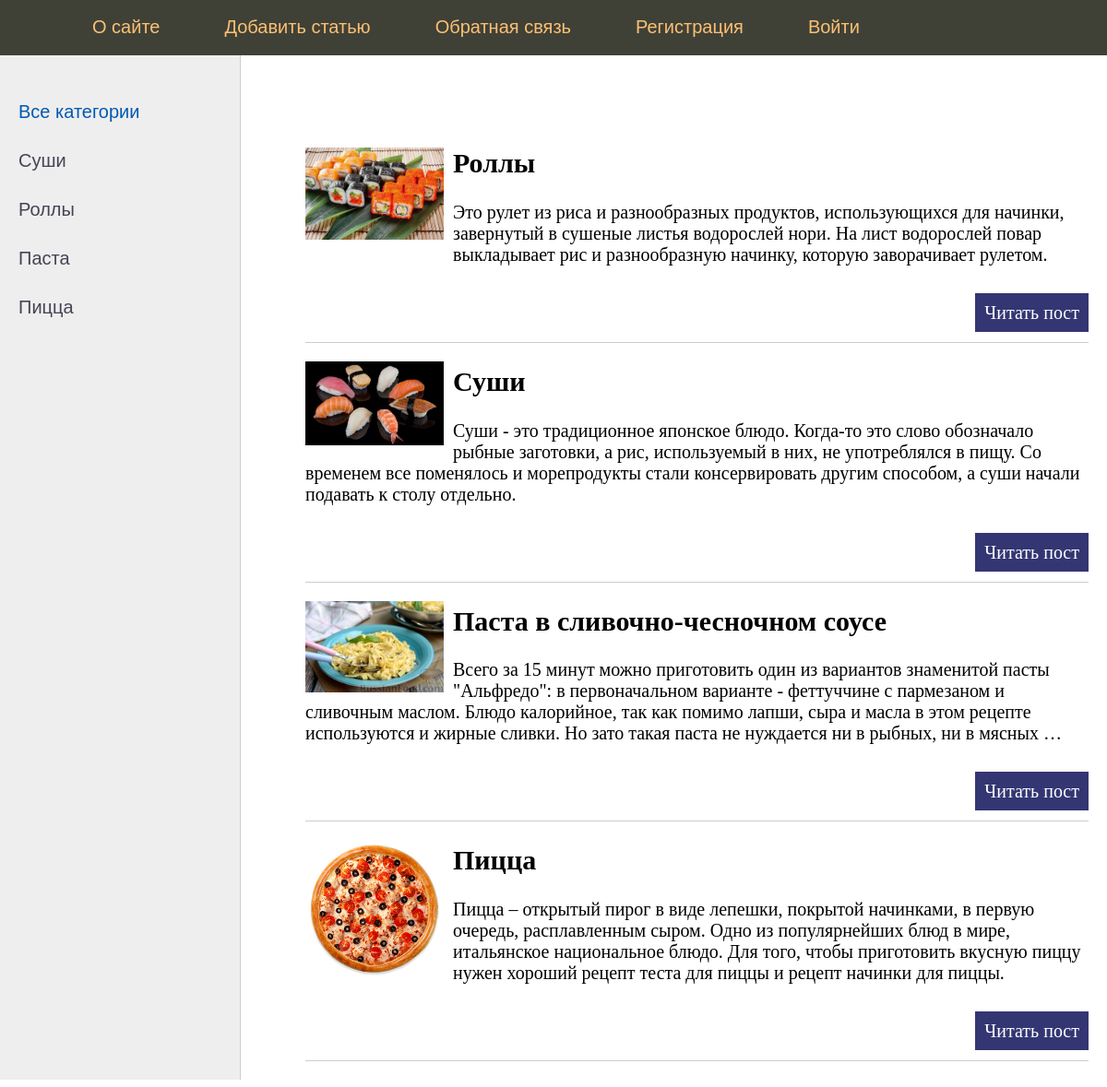
The page / on the database its author committed.
### app/models.py (models this page shows, shortened)
class Category(models.Model):
    name = models.CharField(max_length=100, db_index=True)
    def get_absolute_url(self):
        return reverse('category', kwargs={'cat_id': self.pk})

class Bake(models.Model):
    title = models.CharField(max_length=255)
    content = models.TextField(blank=True)
    photo = models.ImageField(upload_to="photos/%Y/%m/%d/")
    time_create = models.DateTimeField(auto_now=True)
    time_update = models.DateTimeField(auto_now=True)
    is_published = models.BooleanField(default=True)
    cat = models.ForeignKey('Category', on_delete=models.PROTECT, null=True)

### app/views.py (the view)
# urls.py: path('', index, name='home'),
def index(request):
    post = Bake.objects.all()
    cats = Category.objects.all()
    data = {
        'cats': cats,
        'post': post,
        "menu": menu,
        "title": 'Главная страница',
        'cat_selected': 0,
    }
    return render(request, 'index.html', context=data)

### templates/index.html (shortened to what this page needs)
{% extends 'base.html' %}
{% block content %}
<ul class="list-articles">
    {% for p in post %}
    {% if p.photo %}
        <p><img class="img-article-left thumb" src="{{p.photo.url}}"></p>
    {% endif %}
     <li><h2>{{p.title}}</h2>
    {% autoescape on %}
    {{p.content|linebreaks|truncatewords:50}}
     {% endautoescape %}
            <p class="link-read-post"> <a href="{% url 'post' p.pk %}"> Читать пост</a> </p>
    </li>
    {% endfor %}
</ul>
{% endblock %}

### templates/base.html (shortened to what this page needs)
{% load static %}
<!DOCTYPE html>
<html>
<head>
	<link type="text/css" href="{% static 'css/styles.css' %}" rel="stylesheet" />
</head>
<body>
<table class="table-page" border=0 cellpadding="0" cellspacing="0">
<tr><td valign=top>
{% block mainmenu %}
		<div class="header">
			<ul id="mainmenu" class="mainmenu">
				<li class="logo"> <a href="{% url 'home' %}"><div class="logo"></div> </a></li>
{% for m in menu %}
			<li class="last"><a href="{% url m.url_name %}">{{m.title}}</a></li>
{% endfor %}
			</ul>
		</div>
{% endblock mainmenu %}
<table class="table-content" border=0 cellpadding="0" cellspacing="0">
<tr>
	<td valign="top" class="left-chapters">
	<ul id="leftchapters">
	{% if cat_selected == 0 %}
		<li class="selected">Все категории</li>
	{% else %}
		<li> <a href="{% url 'home' %}">Все категории</a></li>
	{% endif %}
{% for c in cats %}
		{% if c.pk == cat_selected %}
		<li class="selected">{{c.name}}</li>
		{% else %}
		<li><a href="{{c.get_absolute_url }}">{{c.name}}</a></li>
		{% endif %}
{% endfor %}
	</ul>
</td>
<td valign="top" class="content">
	<div class="content-text">
{% block content %}
{% endblock %}
	</div>
</body>
</html>

### static/css/styles.css (style rules this page uses)
html, body { font-family: 'Arial'; margin: 0; padding: 0; height: 100%; width: 100%; color: #444; }
a { color: #0062b2; text-decoration: none; }
img { max-width: 600px; height: auto; }
img.img-article-left { max-width: 300px; height: auto; float: left; padding: 0 10px 10px 0; }
img.img-article-left.thumb { max-width: 150px; height: auto; }
p.link-read-post { text-align: right; }
p.link-read-post a { padding: 10px; min-width: 100px; background: #333672; color: #fff; text-decoration: none; }
ul.list-articles { list-style: none; margin: 0; padding: 0; }
ul.list-articles li { border-bottom: 1px solid #ccc; }
.table-page { width: 100%; height: 100%; vertical-align: top; }
.table-page tr { height: 100%; }
.header { background: #3F4137; height: 60px; }
.logo { background: url('..images/logo.png') no-repeat 10px 5px; width: 70px; height: 60px; }
ul.mainmenu { list-style: none; margin: 0; padding: 0; height: 60px; color: #fdc073; font-size: 20px; overflow: hidden; }
ul.mainmenu li { float: left; margin: 18px 40px 0 30px; }
ul.mainmenu li.logo { margin: 0; }
ul.mainmenu li.last { float: left; }
ul.mainmenu li a { color: #fdc073; text-decoration: none; }
.table-content { width: 100%; min-height: 100%; height: 100%; }
.left-chapters { margin: 0; background: #eee; border-right: 1px solid #ccc; min-height: 100%; }
.left-chapters ul { width: 230px; min-height: 100%; margin: 0; padding: 20px 10px 10px 20px; list-style: none; font-size: 20px; }
.left-chapters ul li { margin: 30px 0 0 0; color: #999; }
.left-chapters ul li.selected { color: #0059b2; }
.left-chapters ul li a { color: #445; text-decoration: none; }
.content { padding: 40px 20px 20px 40px; width: 100%; box-sizing: border-box; }
.content-text { margin: 60px 0 0 30px; color: #000; font-size: 20px; font-family: Yandex Sans Display Light; }

### rows shown on the page
Category: name "Суши"
Category: name "Роллы"
Category: name "Паста"
Category: name "Пицца"
Bake: photo (picture), title "Роллы", content "Это рулет из риса и разнообразных продуктов, использующихся для начинки, завернутый в сушеные листья водорослей нори. На лист водорослей повар выкладывает рис и разнообразную начинку, которую заворачивает рулетом."
Bake: photo (picture), title "Суши", content "Суши - это традиционное японское блюдо. Когда-то это слово обозначало рыбные заготовки, а рис, используемый в них, не употреблялся в пищу. Со временем все поменялось и морепродукты стали консервировать другим способом, а суши начали подавать к столу отдельно."
Bake: photo (picture), title "Паста в сливочно-чесночном соусе", content "Всего за 15 минут можно приготовить один из вариантов знаменитой пасты \"Альфредо\": в первоначальном варианте - феттуччине с пармезаном и сливочным маслом. Блюдо калорийное, так как помимо лапши, сыра и масла в этом рецепте используются и жирные сливки. Но зато такая паста не нуждается ни в рыбных, ни в мясных …"
Bake: photo (picture), title "Пицца", content "Пицца – открытый пирог в виде лепешки, покрытой начинками, в первую очередь, расплавленным сыром. Одно из популярнейших блюд в мире, итальянское национальное блюдо. Для того, чтобы приготовить вкусную пиццу нужен хороший рецепт теста для пиццы и рецепт начинки для пиццы."

### other values the page prints
{{ m.title }} "О сайте" "Добавить статью" "Обратная связь" "Регистрация" "Войти"
